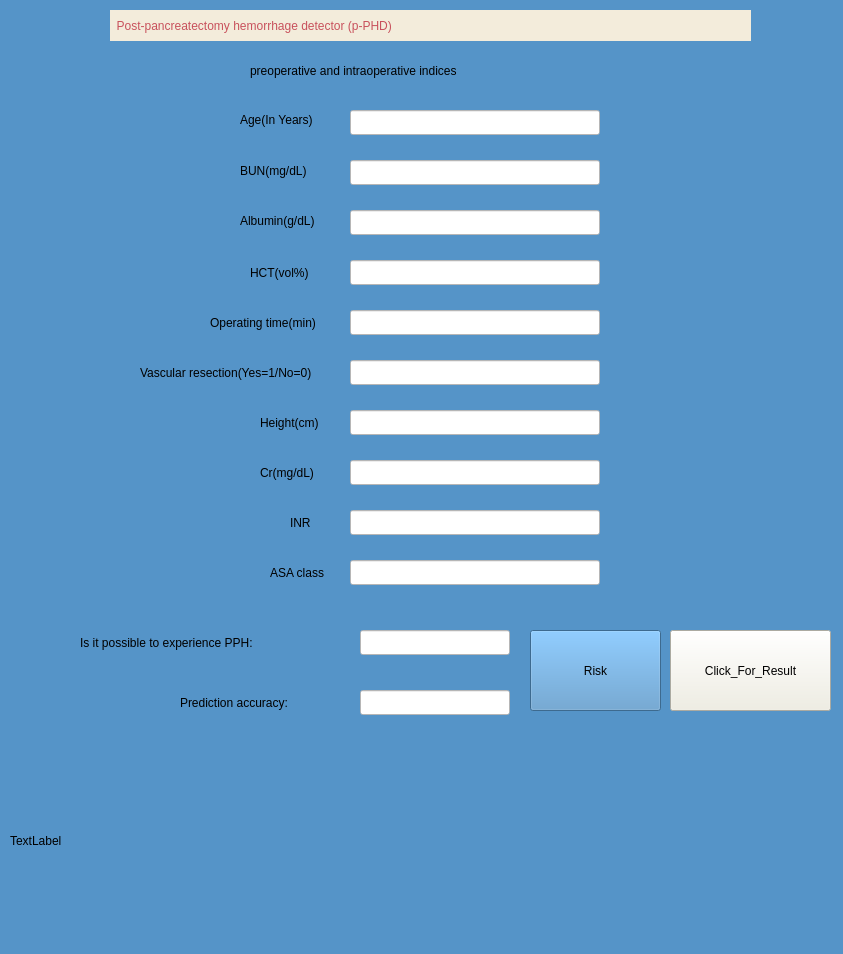
<?xml version="1.0" encoding="UTF-8"?>
<ui version="4.0">
 <class>MainWindow</class>
 <widget class="QMainWindow" name="MainWindow">
  <property name="enabled">
   <bool>true</bool>
  </property>
  <property name="geometry">
   <rect>
    <x>0</x>
    <y>0</y>
    <width>843</width>
    <height>954</height>
   </rect>
  </property>
  <property name="minimumSize">
   <size>
    <width>800</width>
    <height>778</height>
   </size>
  </property>
  <property name="maximumSize">
   <size>
    <width>1224</width>
    <height>954</height>
   </size>
  </property>
  <property name="windowTitle">
   <string>Post-pancreatectomy hemorrhage detector (p-PHD)</string>
  </property>
  <property name="windowIcon">
   <iconset>
    <normaloff>img/title.png</normaloff>img/title.png</iconset>
  </property>
  <property name="styleSheet">
   <string notr="true">background-color: rgb(85, 148, 200);</string>
  </property>
  <widget class="QWidget" name="centralwidget">
   <widget class="QLabel" name="label_13">
    <property name="geometry">
     <rect>
      <x>180</x>
      <y>690</y>
      <width>181</width>
      <height>25</height>
     </rect>
    </property>
    <property name="styleSheet">
     <string notr="true">color: rgb(0, 0, 0);
font: 87 9pt &quot;Arial Black&quot;;

</string>
    </property>
    <property name="text">
     <string>Prediction accuracy:</string>
    </property>
   </widget>
   <widget class="QLineEdit" name="Accuracy">
    <property name="geometry">
     <rect>
      <x>360</x>
      <y>690</y>
      <width>150</width>
      <height>25</height>
     </rect>
    </property>
    <property name="styleSheet">
     <string notr="true">background-color: rgb(255, 255, 255);
color: rgb(0, 0, 0);</string>
    </property>
   </widget>
   <widget class="QLineEdit" name="Age">
    <property name="geometry">
     <rect>
      <x>350</x>
      <y>110</y>
      <width>250</width>
      <height>25</height>
     </rect>
    </property>
    <property name="styleSheet">
     <string notr="true">background-color: rgb(255, 255, 255);
color: rgb(0, 0, 0);</string>
    </property>
    <property name="text">
     <string/>
    </property>
   </widget>
   <widget class="QLineEdit" name="TotalBilirubin">
    <property name="geometry">
     <rect>
      <x>350</x>
      <y>210</y>
      <width>250</width>
      <height>25</height>
     </rect>
    </property>
    <property name="styleSheet">
     <string notr="true">background-color: rgb(255, 255, 255);
color: rgb(0, 0, 0);</string>
    </property>
   </widget>
   <widget class="QLineEdit" name="LiverDisease">
    <property name="geometry">
     <rect>
      <x>360</x>
      <y>630</y>
      <width>150</width>
      <height>25</height>
     </rect>
    </property>
    <property name="styleSheet">
     <string notr="true">background-color: rgb(255, 255, 255);
color: rgb(0, 0, 0);</string>
    </property>
   </widget>
   <widget class="QLineEdit" name="AlamineAminotransferase">
    <property name="geometry">
     <rect>
      <x>350</x>
      <y>360</y>
      <width>250</width>
      <height>25</height>
     </rect>
    </property>
    <property name="styleSheet">
     <string notr="true">background-color: rgb(255, 255, 255);
color: rgb(0, 0, 0);</string>
    </property>
   </widget>
   <widget class="QLineEdit" name="Albumin">
    <property name="geometry">
     <rect>
      <x>350</x>
      <y>510</y>
      <width>250</width>
      <height>25</height>
     </rect>
    </property>
    <property name="styleSheet">
     <string notr="true">background-color: rgb(255, 255, 255);
color: rgb(0, 0, 0);</string>
    </property>
   </widget>
   <widget class="QLineEdit" name="AspartateAminotransferase">
    <property name="geometry">
     <rect>
      <x>350</x>
      <y>410</y>
      <width>250</width>
      <height>25</height>
     </rect>
    </property>
    <property name="styleSheet">
     <string notr="true">background-color: rgb(255, 255, 255);
color: rgb(0, 0, 0);</string>
    </property>
   </widget>
   <widget class="QLabel" name="label_4">
    <property name="geometry">
     <rect>
      <x>240</x>
      <y>210</y>
      <width>91</width>
      <height>22</height>
     </rect>
    </property>
    <property name="styleSheet">
     <string notr="true">color: rgb(0, 0, 0);
font: 9pt &quot;Times New Roman&quot;;</string>
    </property>
    <property name="text">
     <string>Albumin(g/dL)</string>
    </property>
   </widget>
   <widget class="QLabel" name="label_12">
    <property name="geometry">
     <rect>
      <x>80</x>
      <y>630</y>
      <width>271</width>
      <height>25</height>
     </rect>
    </property>
    <property name="styleSheet">
     <string notr="true">color: rgb(0, 0, 0);
font: 87 9pt &quot;Arial Black&quot;;

</string>
    </property>
    <property name="text">
     <string>Is it possible to experience PPH:</string>
    </property>
   </widget>
   <widget class="QLineEdit" name="DirectBilirubin">
    <property name="geometry">
     <rect>
      <x>350</x>
      <y>260</y>
      <width>250</width>
      <height>25</height>
     </rect>
    </property>
    <property name="styleSheet">
     <string notr="true">background-color: rgb(255, 255, 255);
color: rgb(0, 0, 0);</string>
    </property>
   </widget>
   <widget class="QLineEdit" name="Phosphotase">
    <property name="geometry">
     <rect>
      <x>350</x>
      <y>310</y>
      <width>250</width>
      <height>25</height>
     </rect>
    </property>
    <property name="styleSheet">
     <string notr="true">background-color: rgb(255, 255, 255);
color: rgb(0, 0, 0);</string>
    </property>
   </widget>
   <widget class="QLabel" name="label_2">
    <property name="geometry">
     <rect>
      <x>240</x>
      <y>110</y>
      <width>91</width>
      <height>20</height>
     </rect>
    </property>
    <property name="styleSheet">
     <string notr="true">color: rgb(0, 0, 0);
font: 9pt &quot;Times New Roman&quot;;</string>
    </property>
    <property name="text">
     <string>Age(In Years)</string>
    </property>
   </widget>
   <widget class="QLabel" name="label">
    <property name="geometry">
     <rect>
      <x>110</x>
      <y>10</y>
      <width>641</width>
      <height>31</height>
     </rect>
    </property>
    <property name="styleSheet">
     <string notr="true">background-color: #F3ECDB;
font: 75 18pt &quot;Times New Roman&quot;;
color: #C8515C;</string>
    </property>
    <property name="text">
     <string>  Post-pancreatectomy hemorrhage detector (p-PHD)</string>
    </property>
   </widget>
   <widget class="QLabel" name="label_6">
    <property name="geometry">
     <rect>
      <x>210</x>
      <y>310</y>
      <width>131</width>
      <height>25</height>
     </rect>
    </property>
    <property name="styleSheet">
     <string notr="true">color: rgb(0, 0, 0);
font: 9pt &quot;Times New Roman&quot;;</string>
    </property>
    <property name="text">
     <string>Operating time(min)</string>
    </property>
   </widget>
   <widget class="QLabel" name="label_10">
    <property name="geometry">
     <rect>
      <x>290</x>
      <y>510</y>
      <width>41</width>
      <height>25</height>
     </rect>
    </property>
    <property name="styleSheet">
     <string notr="true">color: rgb(0, 0, 0);
font: 9pt &quot;Times New Roman&quot;;</string>
    </property>
    <property name="text">
     <string>INR</string>
    </property>
   </widget>
   <widget class="QLabel" name="label_8">
    <property name="geometry">
     <rect>
      <x>260</x>
      <y>410</y>
      <width>71</width>
      <height>25</height>
     </rect>
    </property>
    <property name="styleSheet">
     <string notr="true">color: rgb(0, 0, 0);
font: 9pt &quot;Times New Roman&quot;;</string>
    </property>
    <property name="text">
     <string>Height(cm)</string>
    </property>
   </widget>
   <widget class="QLabel" name="label_3">
    <property name="geometry">
     <rect>
      <x>240</x>
      <y>160</y>
      <width>91</width>
      <height>22</height>
     </rect>
    </property>
    <property name="styleSheet">
     <string notr="true">color: rgb(0, 0, 0);
font: 9pt &quot;Times New Roman&quot;;</string>
    </property>
    <property name="text">
     <string>BUN(mg/dL)</string>
    </property>
   </widget>
   <widget class="QLabel" name="label_5">
    <property name="geometry">
     <rect>
      <x>250</x>
      <y>260</y>
      <width>81</width>
      <height>25</height>
     </rect>
    </property>
    <property name="styleSheet">
     <string notr="true">color: rgb(0, 0, 0);
font: 9pt &quot;Times New Roman&quot;;</string>
    </property>
    <property name="text">
     <string>HCT(vol%)</string>
    </property>
   </widget>
   <widget class="QLineEdit" name="Gender">
    <property name="geometry">
     <rect>
      <x>350</x>
      <y>160</y>
      <width>250</width>
      <height>25</height>
     </rect>
    </property>
    <property name="styleSheet">
     <string notr="true">background-color: rgb(255, 255, 255);
color: rgb(0, 0, 0);</string>
    </property>
    <property name="text">
     <string/>
    </property>
   </widget>
   <widget class="QLabel" name="label_9">
    <property name="geometry">
     <rect>
      <x>260</x>
      <y>460</y>
      <width>71</width>
      <height>25</height>
     </rect>
    </property>
    <property name="styleSheet">
     <string notr="true">color: rgb(0, 0, 0);
font: 9pt &quot;Times New Roman&quot;;</string>
    </property>
    <property name="text">
     <string>Cr(mg/dL)</string>
    </property>
   </widget>
   <widget class="QLabel" name="label_11">
    <property name="geometry">
     <rect>
      <x>270</x>
      <y>560</y>
      <width>71</width>
      <height>25</height>
     </rect>
    </property>
    <property name="styleSheet">
     <string notr="true">color: rgb(0, 0, 0);
font: 9pt &quot;Times New Roman&quot;;</string>
    </property>
    <property name="text">
     <string>ASA class</string>
    </property>
   </widget>
   <widget class="QLabel" name="label_7">
    <property name="geometry">
     <rect>
      <x>140</x>
      <y>360</y>
      <width>201</width>
      <height>25</height>
     </rect>
    </property>
    <property name="styleSheet">
     <string notr="true">color: rgb(0, 0, 0);
font: 9pt &quot;Times New Roman&quot;;</string>
    </property>
    <property name="text">
     <string>Vascular resection(Yes=1/No=0)</string>
    </property>
   </widget>
   <widget class="QLineEdit" name="Protiens">
    <property name="geometry">
     <rect>
      <x>350</x>
      <y>460</y>
      <width>250</width>
      <height>25</height>
     </rect>
    </property>
    <property name="styleSheet">
     <string notr="true">background-color: rgb(255, 255, 255);
color: rgb(0, 0, 0);</string>
    </property>
   </widget>
   <widget class="QLineEdit" name="AlbuminAndGlobulinRatio">
    <property name="enabled">
     <bool>true</bool>
    </property>
    <property name="geometry">
     <rect>
      <x>350</x>
      <y>560</y>
      <width>250</width>
      <height>25</height>
     </rect>
    </property>
    <property name="styleSheet">
     <string notr="true">background-color: rgb(255, 255, 255);
color: rgb(0, 0, 0);</string>
    </property>
    <property name="text">
     <string/>
    </property>
   </widget>
   <widget class="QPushButton" name="Click_For_Result">
    <property name="geometry">
     <rect>
      <x>670</x>
      <y>630</y>
      <width>161</width>
      <height>81</height>
     </rect>
    </property>
    <property name="styleSheet">
     <string notr="true">background-color: rgb(240, 238, 225);
color: rgb(0, 0, 0);
font:8pt &quot;Arial Black&quot;;

</string>
    </property>
    <property name="text">
     <string>Click_For_Result</string>
    </property>
   </widget>
   <widget class="QLabel" name="label_14">
    <property name="geometry">
     <rect>
      <x>250</x>
      <y>60</y>
      <width>331</width>
      <height>21</height>
     </rect>
    </property>
    <property name="styleSheet">
     <string notr="true">color: rgb(0, 0, 0);
font: 87 9pt &quot;Arial Black&quot;;

</string>
    </property>
    <property name="text">
     <string>preoperative and intraoperative indices</string>
    </property>
   </widget>
   <widget class="QLabel" name="img">
    <property name="geometry">
     <rect>
      <x>10</x>
      <y>735</y>
      <width>831</width>
      <height>211</height>
     </rect>
    </property>
    <property name="text">
     <string>TextLabel</string>
    </property>
   </widget>
   <widget class="QPushButton" name="Risk">
    <property name="geometry">
     <rect>
      <x>530</x>
      <y>630</y>
      <width>131</width>
      <height>81</height>
     </rect>
    </property>
    <property name="styleSheet">
     <string notr="true">font:8pt &quot;Arial Black&quot;;</string>
    </property>
    <property name="text">
     <string>Risk</string>
    </property>
   </widget>
  </widget>
  <widget class="QStatusBar" name="statusbar"/>
 </widget>
 <resources/>
 <connections/>
</ui>
